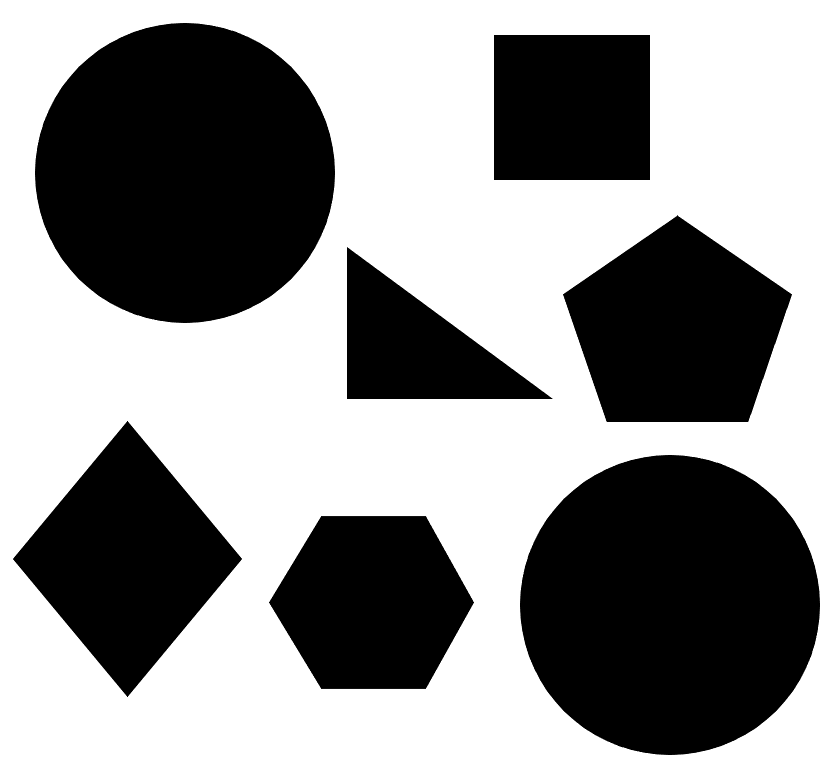
//> input picture src.png, 832 x 768 px
$ ./ShapeDetection   (built with g++ and OpenCV 4)
//> lines starting //> are read from the running program, lines starting //| are printed output that depends on the picture; after the words box and inside, x2 and y2 are one past the last pixel; in counts of white or black regions, pixels touching at a corner belong together
#include <vector>
#include <iostream>
#include "opencv2/core/core.hpp"
#include "opencv2/imgcodecs.hpp"
#include "opencv2/highgui.hpp"
#include "opencv2/imgproc.hpp"
using namespace cv;
using namespace std;

int main()
{
	// load the source image
	const char* filename_src = "src.png";
	Mat img = imread(filename_src, IMREAD_GRAYSCALE);
//> img is the input picture: 768 rows x 832 cols, CV_8UC1; min 0, max 255, mean 147
	//edge detection using canny
	Mat img_canny;
	Canny(img,img_canny,50,200,3);
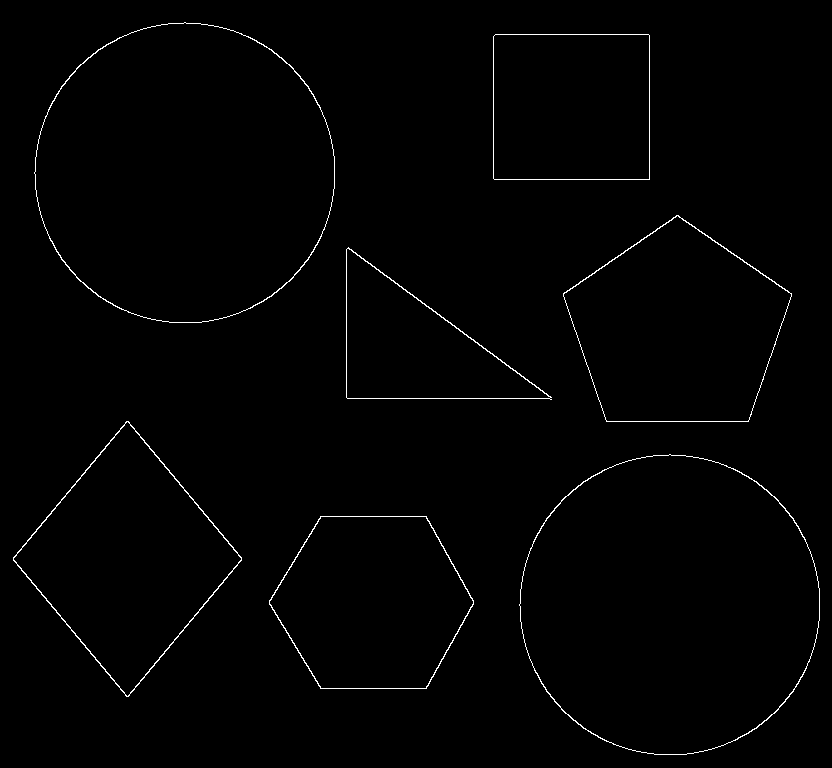
//> img_canny: 768 rows x 832 cols, CV_8UC1; 0.93% white in thin lines or dots
	// save as 1155123643-edge.png
	const char* filename_edge = "edge.png";
	imwrite(filename_edge, img_canny);
	// copy edge to BGR image
	Mat shape,dst;
	cvtColor(img_canny, shape, COLOR_GRAY2BGR);
//> shape: 768 rows x 832 cols, CV_8UC3; 0.93% white in thin lines or dots
	cvtColor(img, dst, COLOR_GRAY2BGR);
	//imshow("Edge Image", img_canny);
	//find the contours
	vector < vector <Point > > contours;
	findContours(img_canny, contours, CV_RETR_EXTERNAL, CV_CHAIN_APPROX_NONE);
//> contours = 7 contours; box (x1, y1, x2, y2) and area: (519, 454, 820, 755) 70718, (34, 22, 335, 323) 70718, (563, 215, 792, 422) 32679, (13, 421, 242, 697) 31858, (269, 516, 474, 689) 26767, (493, 34, 650, 180) 22617, (346, 247, 552, 400) 15700


	for (int j = 0; j < contours.size(); j++)
	{
		Mat mask = Mat::zeros(img_canny.size(), CV_8UC1);
		// draw the jth segment
		drawContours(mask, contours, j, Scalar(255));
		imshow("segments", mask);
		// hough line detection
		vector<Vec4i> lines;
		HoughLinesP(mask, lines, 2, CV_PI / 180, 40, 50, 20);

		if (lines.size() < 15)
		{
			for (size_t i = 0; i < lines.size(); i++)
			{
				Vec4i l = lines[i];
				line(shape, Point(l[0], l[1]), Point(l[2], l[3]), Scalar(0, 0, 255), 3, LINE_AA);
				line(dst, Point(l[0], l[1]), Point(l[2], l[3]), Scalar(0, 0, 255), 3, LINE_AA);
			}

			switch (lines.size())
			{
			case 3:
				drawContours(dst, contours, j, Scalar(109,15,117), CV_FILLED);
				break;
			case 4:
				drawContours(dst, contours, j, Scalar(0, 163, 221), CV_FILLED);
				break;
			case 5:
				drawContours(dst, contours, j, Scalar(176, 223, 244), CV_FILLED);
				break;
			case 6:
				drawContours(dst, contours, j,Scalar(173, 202,25), CV_FILLED);
				break;
			default:
				drawContours(dst, contours, j, Scalar(129,221, 174), CV_FILLED);
				break;

			}
		}
	}
//> this loop made 7 passes
//> pass 1, `imshow("segments", mask);`:
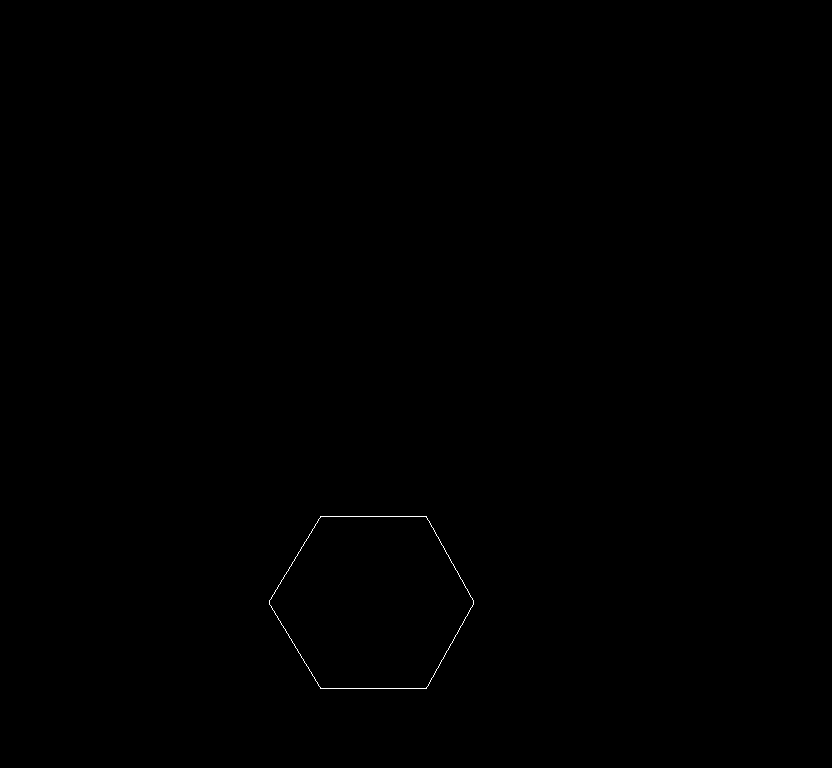
//> window 'segments': 768 rows x 832 cols, CV_8UC1; 0.09% white in thin lines or dots, all inside (x1, y1, x2, y2) = (269, 516, 474, 689)
//> pass 2, `imshow("segments", mask);`:
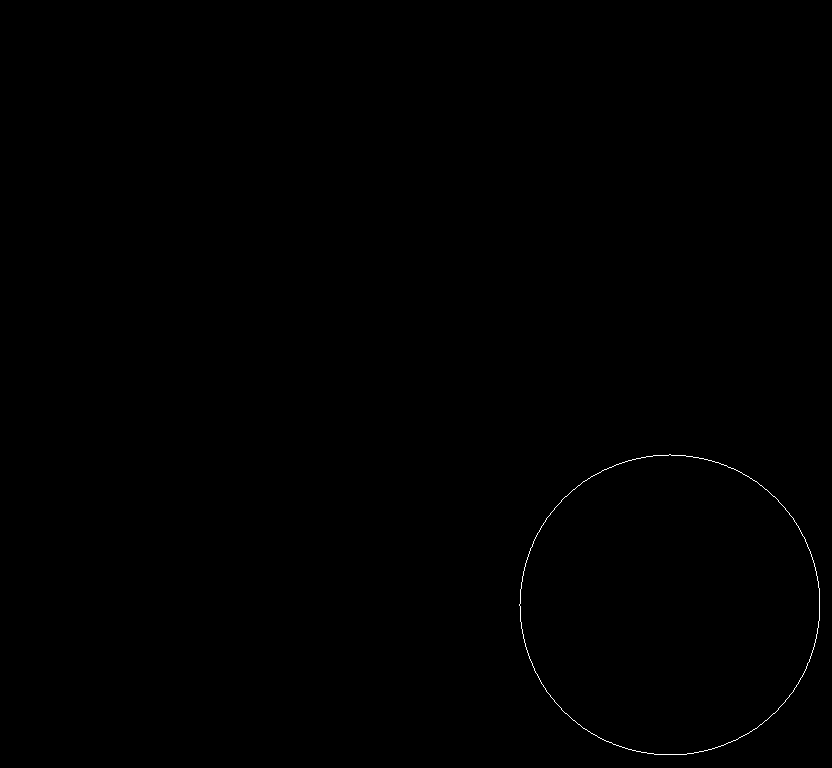
//> window 'segments': 768 rows x 832 cols, CV_8UC1; 0.13% white in thin lines or dots, all inside (x1, y1, x2, y2) = (519, 454, 820, 755)
//> after the loop:
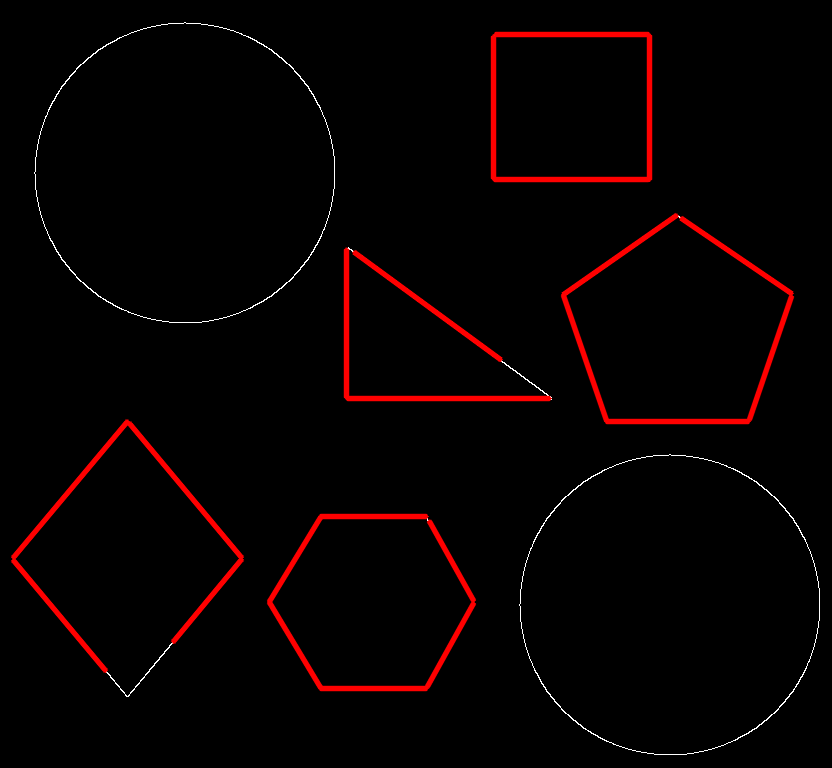
//> shape: 768 rows x 832 cols, CV_8UC3; mean B, G, R 1, 1, 7.4
//> after the loop:
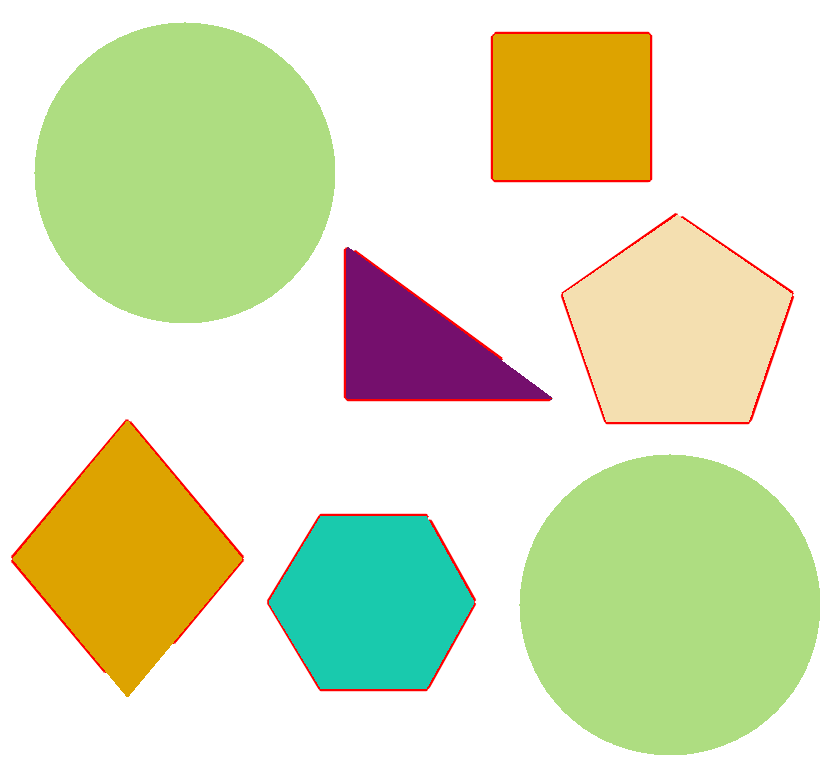
//> dst: 768 rows x 832 cols, CV_8UC3; mean B, G, R 191.1, 227, 220.3
	imwrite("houghlines.png", shape);

	vector<Vec3f> circles;
	HoughCircles(img_canny, circles, HOUGH_GRADIENT,
		2, img_canny.rows / 2, 200, 100);
//> circles = 2 circles (x, y, radius): [671, 603, 150.4], [185, 175, 150.8]
	for (size_t i = 0; i < circles.size(); i++)
	{
		Point center(cvRound(circles[i][0]), cvRound(circles[i][1]));
		int radius = cvRound(circles[i][2]);
		// draw the circle outline
		circle(shape, center, radius, Scalar(0, 0, 255), 3, 8, 0);
		circle(dst, center, radius, Scalar(0, 0, 255), 3, 8, 0);
	}
//> this loop made 2 passes
//> (center, radius) on passes 1 to 2: (Point(671, 603), 150), (Point(185, 175), 151)
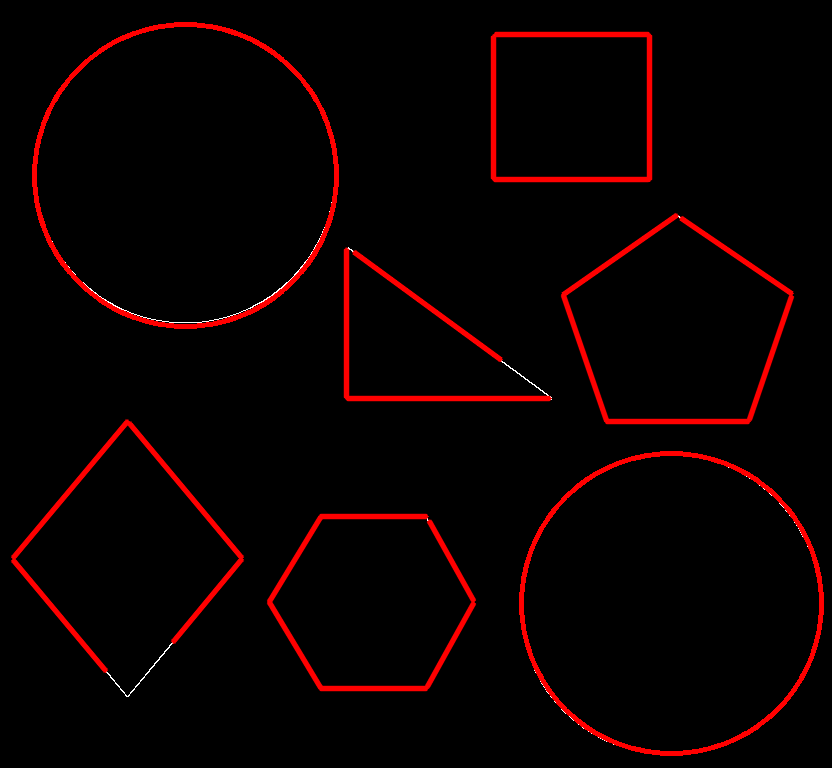
//> shape: 768 rows x 832 cols, CV_8UC3; 1.46% of pixels changed, all inside (x1, y1, x2, y2) = (32, 22, 824, 756)
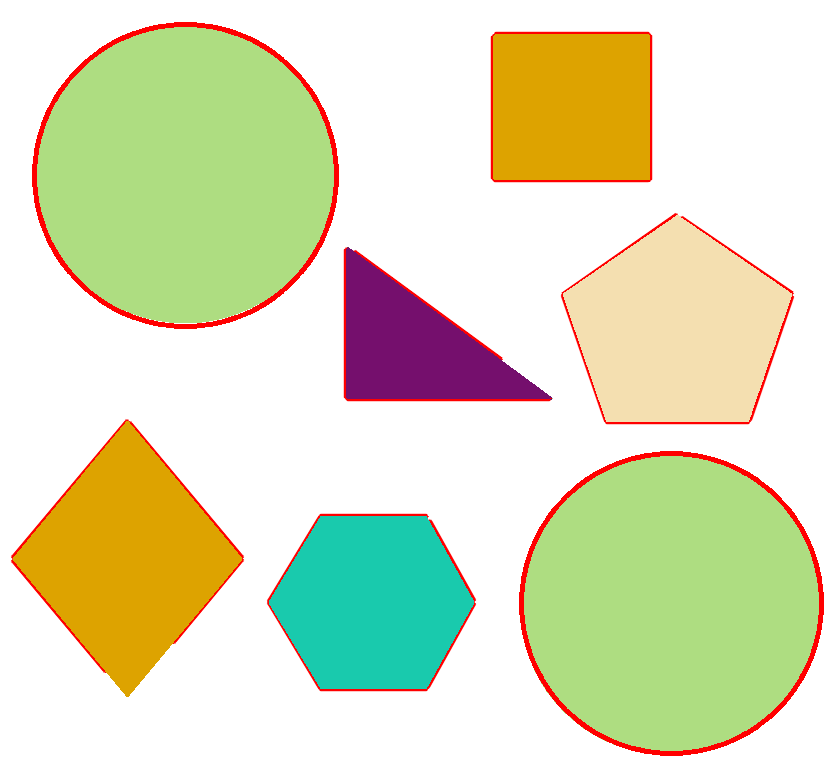
//> dst: 768 rows x 832 cols, CV_8UC3; 1.46% of pixels changed, all inside (x1, y1, x2, y2) = (32, 22, 824, 756)
	imwrite("houghlines-circles.png", shape);
	imshow("detected", shape);
	imshow("output", dst);
	imwrite("result.png", dst);
	waitKey();
	return 0;
}
